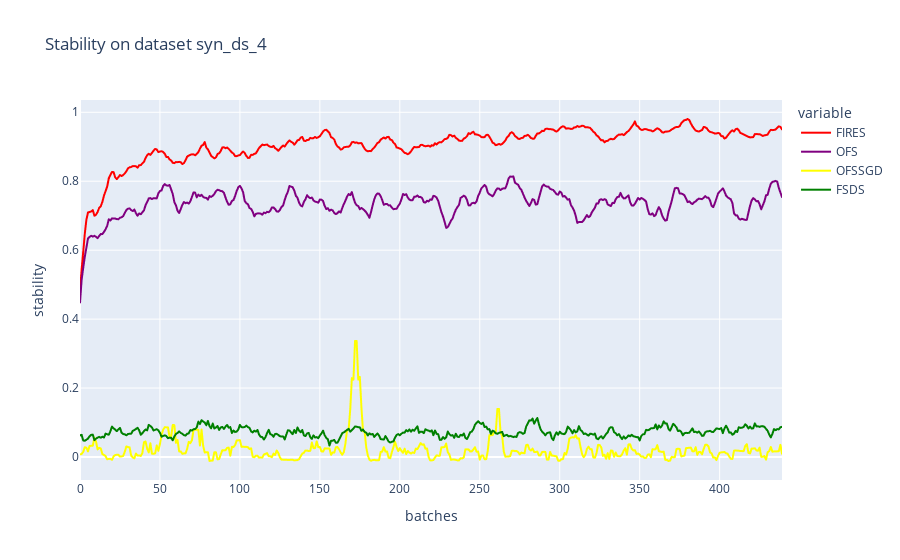

This figure's notebook cell:
### Markdown cell above
### Plot all

### Code cell
# stability
title = "Stability on dataset {}".format(dataset_name)
col_names = ["FIRES", "OFS", "OFSSGD", "FSDS"]
d = {"FIRES":fires_cuda_stability, "OFS":ofs_stability, "OFSSGD":ofssgd_stability, "FSDS":fsds_stability} #"random":random_stability
df = pd.DataFrame(d, columns=col_names)
fig = px.line(df, y = col_names, title=title, labels={"index":"batches", "value":"stability"},color_discrete_map={'FIRES': 'red', 
                                                    'OFS': 'purple','FSDS': 'green', "OFSSGD":"yellow"})
fig.write_image("{}/stability.{}".format(folder, export_type))
stability_trace = fig['data']
fig.show()

### Figure 1 — Plotly figure (JSON) as saved in the notebook; plotly's stock layout.template omitted (floating-point values rounded to 4 significant figures; data arrays with more than 128 entries replaced by an {"elided": "..."} marker saying what was removed)
{"data": [{"hovertemplate": "variable=FIRES<br>batches=%{x}<br>stability=%{y}<extra></extra>", "legendgroup": "FIRES", "line": {"color": "red", "dash": "solid"}, "mode": "lines", "name": "FIRES", "showlegend": true, "type": "scattergl", "x": {"elided": "440 int values"}, "xaxis": "x", "y": {"elided": "440 float values"}, "yaxis": "y"}, {"hovertemplate": "variable=OFS<br>batches=%{x}<br>stability=%{y}<extra></extra>", "legendgroup": "OFS", "line": {"color": "purple", "dash": "solid"}, "mode": "lines", "name": "OFS", "showlegend": true, "type": "scattergl", "x": {"elided": "440 int values"}, "xaxis": "x", "y": {"elided": "440 float values"}, "yaxis": "y"}, {"hovertemplate": "variable=OFSSGD<br>batches=%{x}<br>stability=%{y}<extra></extra>", "legendgroup": "OFSSGD", "line": {"color": "yellow", "dash": "solid"}, "mode": "lines", "name": "OFSSGD", "showlegend": true, "type": "scattergl", "x": {"elided": "440 int values"}, "xaxis": "x", "y": {"elided": "440 float values"}, "yaxis": "y"}, {"hovertemplate": "variable=FSDS<br>batches=%{x}<br>stability=%{y}<extra></extra>", "legendgroup": "FSDS", "line": {"color": "green", "dash": "solid"}, "mode": "lines", "name": "FSDS", "showlegend": true, "type": "scattergl", "x": {"elided": "440 int values"}, "xaxis": "x", "y": {"elided": "440 float values"}, "yaxis": "y"}], "layout": {"legend": {"title": {"text": "variable"}, "tracegroupgap": 0}, "title": {"text": "Stability on dataset syn_ds_4"}, "xaxis": {"anchor": "y", "domain": [0, 1], "title": {"text": "batches"}}, "yaxis": {"anchor": "x", "domain": [0, 1], "title": {"text": "stability"}}}}
